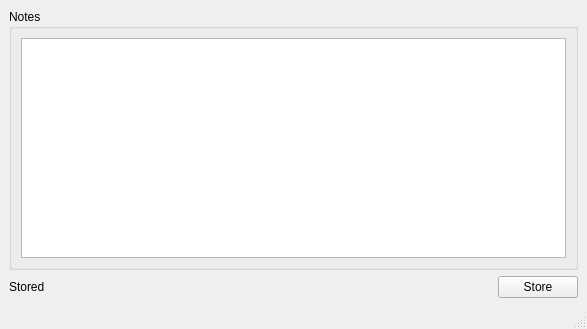
<?xml version="1.0" encoding="UTF-8"?>
<ui version="4.0">
 <class>MainWindow</class>
 <widget class="QMainWindow" name="MainWindow">
  <property name="geometry">
   <rect>
    <x>0</x>
    <y>0</y>
    <width>587</width>
    <height>329</height>
   </rect>
  </property>
  <property name="windowTitle">
   <string>MainWindow</string>
  </property>
  <widget class="QWidget" name="centralwidget">
   <layout class="QGridLayout" name="gridLayout">
    <item row="0" column="0">
     <widget class="QGroupBox" name="groupBox_17">
      <property name="title">
       <string>Notes</string>
      </property>
      <layout class="QVBoxLayout" name="verticalLayout_17">
       <item>
        <widget class="QTextEdit" name="textEdit"/>
       </item>
      </layout>
     </widget>
    </item>
    <item row="1" column="0">
     <layout class="QHBoxLayout" name="horizontalLayout">
      <item>
       <widget class="QLabel" name="label">
        <property name="sizePolicy">
         <sizepolicy hsizetype="Maximum" vsizetype="Preferred">
          <horstretch>0</horstretch>
          <verstretch>0</verstretch>
         </sizepolicy>
        </property>
        <property name="text">
         <string>Stored</string>
        </property>
       </widget>
      </item>
      <item>
       <widget class="statusIndicator" name="statusIndicator">
        <property name="sizePolicy">
         <sizepolicy hsizetype="Maximum" vsizetype="Maximum">
          <horstretch>0</horstretch>
          <verstretch>0</verstretch>
         </sizepolicy>
        </property>
        <property name="maximumSize">
         <size>
          <width>20</width>
          <height>20</height>
         </size>
        </property>
        <property name="text">
         <string/>
        </property>
        <property name="pixmap">
         <pixmap>icons/None.png</pixmap>
        </property>
       </widget>
      </item>
      <item>
       <spacer name="horizontalSpacer">
        <property name="orientation">
         <enum>Qt::Horizontal</enum>
        </property>
        <property name="sizeHint" stdset="0">
         <size>
          <width>40</width>
          <height>20</height>
         </size>
        </property>
       </spacer>
      </item>
      <item>
       <widget class="QPushButton" name="storeButton">
        <property name="sizePolicy">
         <sizepolicy hsizetype="Maximum" vsizetype="Maximum">
          <horstretch>0</horstretch>
          <verstretch>0</verstretch>
         </sizepolicy>
        </property>
        <property name="text">
         <string>Store</string>
        </property>
       </widget>
      </item>
     </layout>
    </item>
   </layout>
  </widget>
  <widget class="QMenuBar" name="menubar">
   <property name="geometry">
    <rect>
     <x>0</x>
     <y>0</y>
     <width>587</width>
     <height>22</height>
    </rect>
   </property>
  </widget>
  <widget class="QStatusBar" name="statusbar"/>
 </widget>
 <customwidgets>
  <customwidget>
   <class>statusIndicator</class>
   <extends>QLabel</extends>
   <header>mib2hspy.gui.customguielements.h</header>
  </customwidget>
 </customwidgets>
 <resources/>
 <connections/>
</ui>
